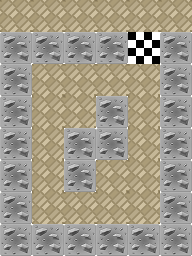

A 2D game scene composited from a Tiled map and its tileset images. What follows is a short description and the map's XML, with every tile layer's data as written:
An orthogonal 6x8 tile map with 32x32 px tiles, 1 tile layer (Kachelebene 1), 3 tilesets.

<map version="1.0" tiledversion="2018.07.13" orientation="orthogonal" renderorder="right-down" width="6" height="8" tilewidth="32" tileheight="32" infinite="0" nextlayerid="10" nextobjectid="1">
 <tileset firstgid="1" name="wall_1" tilewidth="32" tileheight="32" tilecount="1" columns="1">
  <image source="textures/wall_1.png" width="32" height="32" />
  <tile id="0">
   <properties>
    <property name="Wand" value="" />
   </properties>
  </tile>
 </tileset>
 <tileset firstgid="2" name="finish_flag" tilewidth="32" tileheight="32" tilecount="1" columns="1">
  <image source="textures/finish_flag.png" width="32" height="32" />
  <tile id="0">
   <properties>
    <property name="Ziel" value="" />
   </properties>
  </tile>
 </tileset>
 <tileset firstgid="3" name="floor_city" tilewidth="32" tileheight="32" tilecount="1" columns="1">
  <image source="textures/floor_city.png" width="32" height="32" />
 </tileset>
 <layer id="9" name="Kachelebene 1" width="6" height="8">
  <data encoding="csv">
3,3,3,3,3,3,
1,1,1,1,2,1,
1,3,3,3,3,1,
1,3,3,1,3,1,
1,3,1,1,3,1,
1,3,1,3,3,1,
1,3,3,3,3,1,
1,1,1,1,1,1
</data>
 </layer>
</map>
